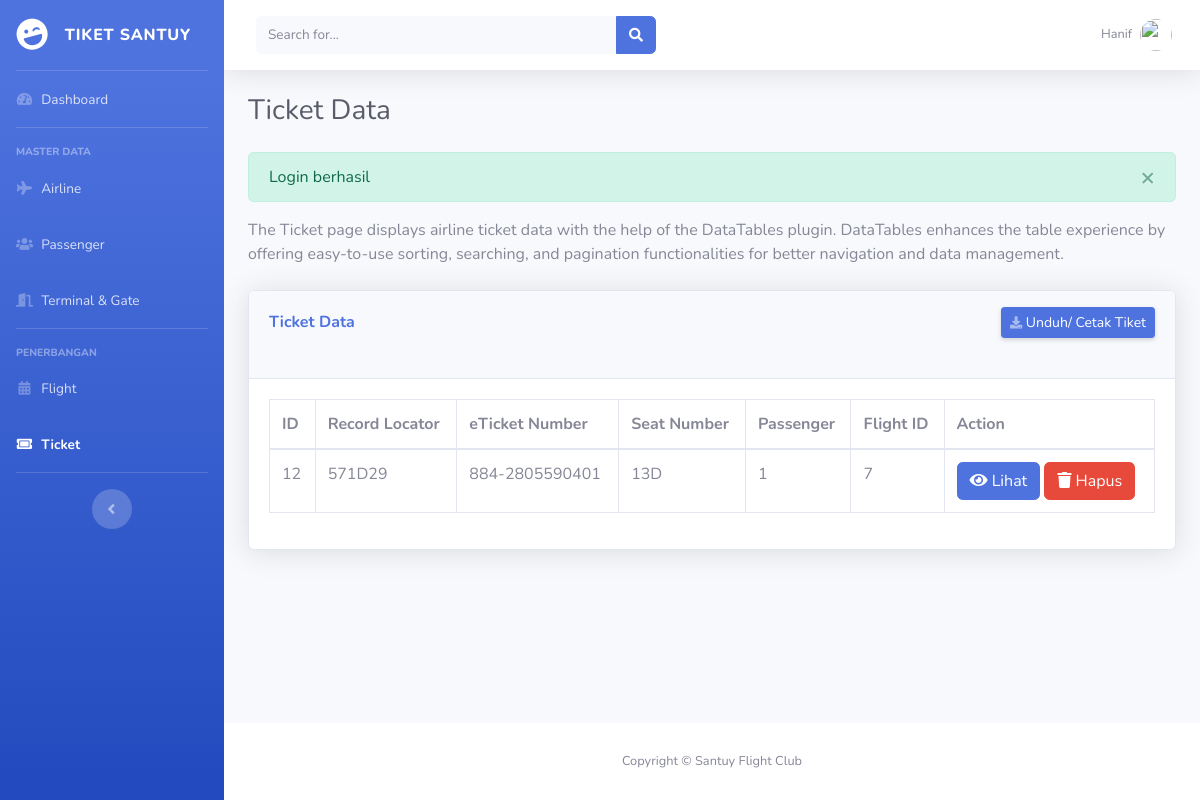
Screenshot of /tiket.php (signed in) with the database file from the repository.
### tables this page shows
CREATE TABLE `ticket` (
  `TicketID` int NOT NULL AUTO_INCREMENT,
  `RecordLocator` varchar(50) NOT NULL,
  `eTicketNumber` varchar(50) NOT NULL,
  `SeatNumber` varchar(50) NOT NULL,
  `BoardingZone` varchar(10) DEFAULT NULL,
  `PassengerID` int DEFAULT NULL,
  `FlightID` int DEFAULT NULL,
  PRIMARY KEY (`TicketID`),
  KEY `PassengerID` (`PassengerID`),
  KEY `FlightID` (`FlightID`),
  CONSTRAINT `ticket_ibfk_1` FOREIGN KEY (`PassengerID`) REFERENCES `passenger` (`PassengerID`),
  CONSTRAINT `ticket_ibfk_2` FOREIGN KEY (`FlightID`) REFERENCES `flight` (`FlightID`)
);

### functions/ticket.php (called while the page is built, shortened)
<?php
require_once dirname(__FILE__) . "/../connections/database.php";
function get()
{
    global $mysql;
    $stmt = $mysql->prepare("SELECT * FROM ticket ORDER BY TicketID DESC");
    $stmt->execute();
    return $stmt->get_result();
}

### tiket.php (the view, shortened to what this page needs)
<?php
require_once dirname(__FILE__) . "/functions/ticket.php";
$tickets = Ticket\get();
?>
<p class="mb-4">The Ticket page displays airline ticket data with the help of the DataTables plugin. DataTables enhances the table experience by offering easy-to-use sorting, searching, and pagination functionalities for better navigation and data management.<a target="_blank" href="https://datatables.net"></a></p>
<div class="card shadow mb-4">
    <div class="card-header py-3">
        <div class="d-sm-flex align-items-center justify-content-between mb-4">
            <h6 class="m-0 font-weight-bold text-primary">Ticket Data</h6>
            <a href="#" class="d-none d-sm-inline-block btn btn-sm btn-primary shadow-sm"><i class="fas fa-download fa-sm text-white-50"></i> Unduh/ Cetak Tiket</a>
        </div>
    </div>
    <div class="card-body">
        <div class="table-responsive">
            <table class="table table-bordered" id="dataTable" width="100%" cellspacing="0">
                <thead>
                    <tr>
                        <th>ID</th>
                        <th>Record Locator</th>
                        <th>eTicket Number</th>
                        <th>Seat Number</th>
                        <th>Passenger</th>
                        <th>Flight ID</th>
                        <th>Action</th>
                    </tr>
                </thead>
                <tbody>
                    <?php
                    while ($ticket = $tickets->fetch_assoc()) {
                    ?>
                        <tr>
                            <td><?= $ticket['TicketID']; ?></td>
                            <td><?= $ticket['RecordLocator']; ?></td>
                            <td><?= $ticket['eTicketNumber']; ?></td>
                            <td><?= $ticket['SeatNumber']; ?></td>
                            <td><?= $ticket['PassengerID']; ?></td>
                            <td><?= $ticket['FlightID']; ?></td>
                            <td>
                                <a class="btn btn-primary" href="tampilan_tiket.php?id=<?= $ticket['TicketID']; ?>">
                                    <i class="fas fa-eye"></i>
                                    Lihat
                                </a>
                                <a class="btn btn-danger" href="?action=delete&id=<?= $ticket['TicketID']; ?>">
                                    <i class="fas fa-trash"></i>
                                    Hapus
                                </a>
                            </td>
                        </tr>
                    <?php } ?>
                </tbody>
            </table>
        </div>
    </div>
</div>
<?php
include "./layouts/app.php";

### rows the page displays
ticket: TicketID "12", RecordLocator "571D29", eTicketNumber "884-2805590401", SeatNumber "13D", PassengerID "1", FlightID "7"

### other values shown
$item['title'] "Dashboard"
$item['title'] "Airline"
$item['title'] "Passenger"
$item['title'] "Terminal & Gate"
$item['title'] "Flight"
$item['title'] "Ticket"
$_SESSION['user']['Username'] "Hanif"
$title "Ticket Data"
$_SESSION['success'] "Login berhasil"
